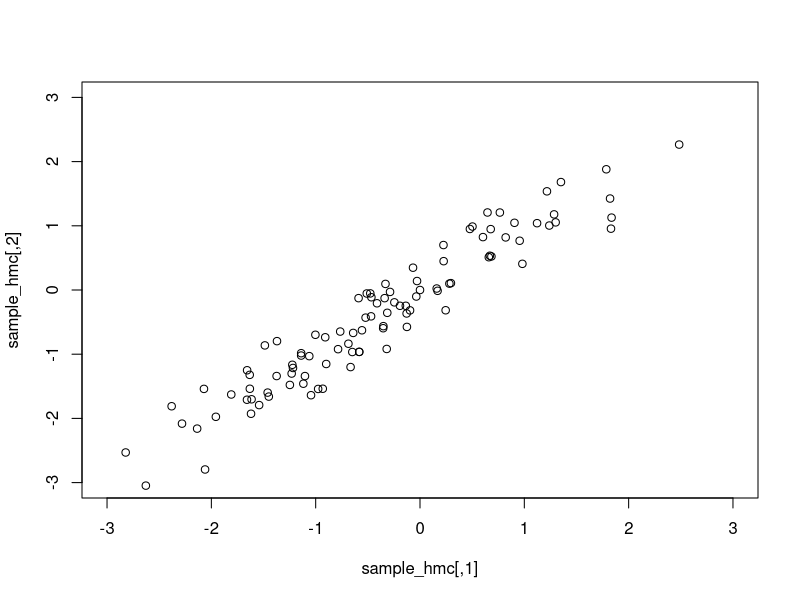
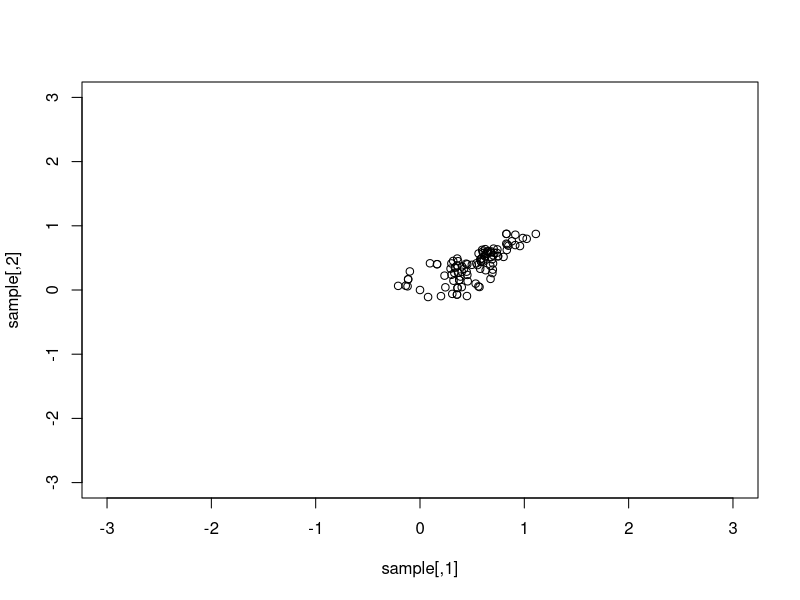

Write R code to recreate these figures, in order.
## Hamiltonian Monte Carlo example

# We will sample from bivariate MVN(c(0,0), Sigma), with a very high correlation.

rho <- 0.95
Sigma <- matrix(c(1, rho, rho, 1), nrow=2)
Sigma_inv <- solve(Sigma)

# As in Neal's tutorial
       
# U is minus the log likelihood
U <- function(q) {
  return(as.numeric(matrix(q, nrow=1) %*% Sigma_inv %*% matrix(q, nrow=2))/2 + log(2*pi) + 0.5*log(det(Sigma)))
}

# Gradient of U
grad_U <- function(q) {
  return(as.numeric(Sigma_inv %*% matrix(q, nrow=2)))
}

# HMC Sampler
HMC <- function(U, grad_U, epsilon, L, current_q) {
  
  # Current "position"
  q <- current_q
  
  # Sample a momentum and initialize
  p <- rnorm(length(q), 0, 1)
  current_p <- p
  
  # Make the first half step
  p <- p - epsilon*grad_U(q) / 2
  
  # Do the leapfrog part
  for (i in 1:L) {
    q <- q + epsilon*p
    if (i < L) p <- p - epsilon*grad_U(q)
  }
  
  # Make the last half step
  p <- p - epsilon*grad_U(q) / 2
  p <- -p
  
  # Accept or reject the proposal (q)
  current_U <- U(current_q)
  current_K <- sum(current_p^2) / 2
  proposed_U <- U(q)
  proposed_K <- sum(p^2) / 2
  if (runif(1) < exp(proposed_U+proposed_K-current_U-current_K))
    return(list(new_val=q, accepted=1))
  else
    return(list(new_val = current_q, accepted=0))
}

# Random walk Metropolis Sampler
Metropolis_sampler <- function(current_q, proposal_sd) {
  
  q <- current_q + rnorm(2, 0, proposal_sd)

  # Accept or reject the proposal (q)
  num <- -U(q)
  den <- -U(current_q)
  
  if (runif(1) < exp(num-den))
    return(list(new_val=q, accepted=1))
  else
    return(list(new_val = current_q, accepted=0))
}


# Step size
epsilon <- 1/30

# Number ofleapfrog jumps
L <- 30

init <- c(0,0)

# Number of posterior sample
n_mcmc <- 100

# Initialize chain
sample_hmc <- matrix(0, nrow=n_mcmc, ncol=2)
sample_hmc[1,] <- init
accepted_hmc <- 0

# Sample from target distribution
for(i in 2:n_mcmc) {
  temp <- HMC(U=U, grad_U=grad_U, epsilon=epsilon, L=L, current_q = sample_hmc[i-1,])
  sample_hmc[i,] <- temp$new_val
  accepted_hmc <- accepted_hmc + temp$accepted
}

# Verify that the values drawn are actually from the target distribution
plot(sample_hmc, xlim=c(-3, 3), ylim=c(-3, 3))
cor(sample_hmc)

# Acceptance rate (should be very high)
accepted_hmc / n_mcmc

## Do the same thing for the random walk Metropolis sampler
# Initialize chain
sample <- matrix(0, nrow=n_mcmc, ncol=2)
sample[1,] <- init
accepted <- 0
proposal_sd <- 0.1

# Sample from target distribution
for(i in 2:n_mcmc) {
  temp <- Metropolis_sampler(sample[i-1,], proposal_sd)
  sample[i,] <- temp$new_val
  accepted <- accepted + temp$accepted
}

# Verify that the sample correlation is quite different from the true rho (0.95)
plot(sample, xlim=c(-3, 3), ylim=c(-3, 3))
cor(sample)

# Acceptance rate (lower than in HMC)
accepted / n_mcmc